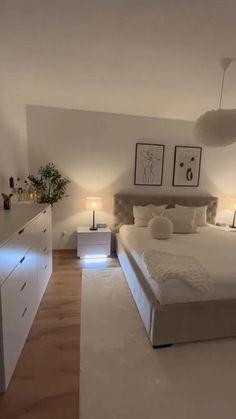
#> input picture images/image_20240923_151727_117811.jpg, 236 x 419 px
$ python -i wall_color.py   (imports and definitions only)
#> lines starting #> are read from the running program, lines starting #| are printed output that depends on the picture
import cv2
import numpy as np
from sklearn.cluster import KMeans
import matplotlib.pyplot as plt

def display_dominant_color(color):
    # Create an image (box) filled with the dominant color
    color_box = np.zeros((100, 100, 3), dtype=np.uint8)
    color_box[:] = color

    # Convert the color box to the range [0, 1] for matplotlib
    color_box = color_box / 255.0

    # Display the color box using matplotlib
    plt.imshow(color_box)
    plt.axis('off')  # Turn off the axis
    plt.title("Wall Color")
    plt.show()

def extract_wall_color(image):
    # Convert the image from BGR to HSV color space
    hsv_image = cv2.cvtColor(image, cv2.COLOR_BGR2HSV)

    # Define the HSV range for bright green (greenscreen) color
    lower_green = np.array([40, 40, 40])
    upper_green = np.array([80, 255, 255])

    # Create a mask for the green pixels
    green_mask = cv2.inRange(hsv_image, lower_green, upper_green)

    # Invert the mask to focus on the wall regions
    wall_mask = cv2.bitwise_not(green_mask)

    # Apply the wall mask to the original image
    wall_regions = cv2.bitwise_and(image, image, mask=wall_mask)

    # Reshape the wall region image to a list of pixels
    pixels = wall_regions.reshape(-1, 3)

    # Remove the black (background) pixels
    pixels = np.array([pixel for pixel in pixels if not np.all(pixel == 0)])

    # If no pixels remain, return None
    if len(pixels) == 0:
        return None

    # Apply K-means clustering to find the dominant color
    kmeans = KMeans(n_clusters=1)
    kmeans.fit(pixels)

    # Get the cluster center (the dominant color) and convert to RGB
    dominant_color_bgr = kmeans.cluster_centers_[0].astype(int)
    dominant_color_rgb = dominant_color_bgr[::-1]  # Convert BGR to RGB

    print("wall color (RGB): ", dominant_color_rgb)

    display_dominant_color(dominant_color_rgb)

    return tuple(dominant_color_rgb)

>>> import cv2
>>> picture = cv2.imread('images/image_20240923_151727_117811.jpg')
#> picture is the input picture: shape (419, 236, 3); mean B, G, R 100.5, 115.3, 133.2
>>> result = extract_wall_color(picture)
#> in extract_wall_color, `hsv_image = cv2.cvtColor(image, cv2.COLOR_BGR2HSV)`: hsv_image: shape (419, 236, 3); mean H, S, V 18.6, 69.5, 134.2
#> in extract_wall_color, `green_mask = cv2.inRange(hsv_image, lower_green, upper_green)`: green_mask: shape (419, 236); every value is 0
#> in extract_wall_color, `wall_mask = cv2.bitwise_not(green_mask)`: wall_mask: shape (419, 236); every value is 255
#> in display_dominant_color, `plt.show()`:
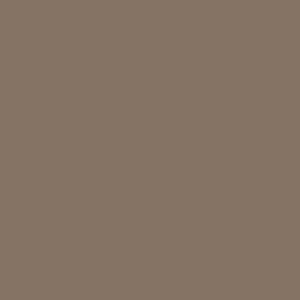
#> shown: shape (100, 100, 3) float64 (shown 3 times larger); mean R, G, B 0.522, 0.451, 0.392
#> result = (133, 115, 100)
